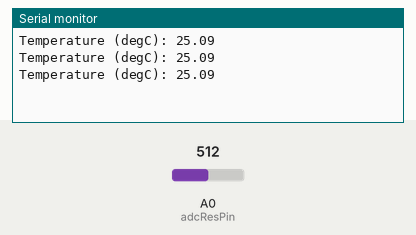
This sketch was run on a simulated Arduino Uno, built with avr-gcc and run on an emulated ATmega328P. Shown: the last lines printed to the serial monitor. Inputs (shaded band) come from the test bench; at power-on: A0 (adcResPin) = 512.

Above: at 1.3 s.
1.4 s: A0 (adcResPin) set to 716
At 1.9 s:
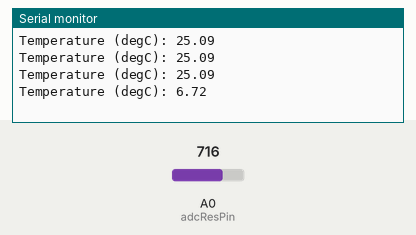
2.9 s: A0 (adcResPin) set to 900
At 3.4 s:
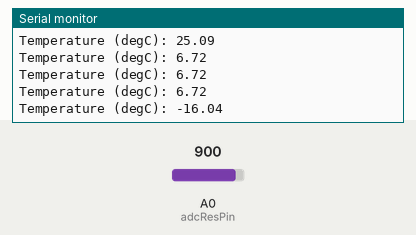
Timing chart, 0 to 5.9 s (numbered marks = the images above; inputs shaded):
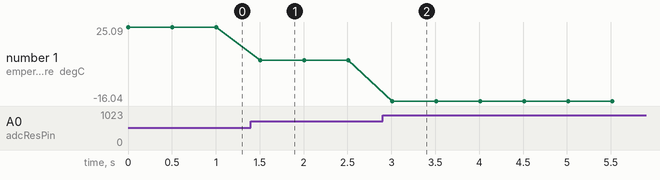

The sketch:

exercise_10.ino
```cpp
/*
 * This routine controls reads the thermistor
 * resistance via a voltage divider and returns
 * the result.
 *
 * Result: Temperature by fitting to -25, 25, print
 *  via Serial Monitor
 */

float resRef = 10.01;  // reference resistance (kOhm)
float resTherm;   // thermistor resistance (kOhm)

int adcResValue;  // variable to store the ADC reading
int adcResPin = A0;  // Pin the thermistor reading is connected to (HEX)

// temperature determination via Steinhard-Hall equation
float fitParamA = 0.002785219503;  // fit parameter a
float fitParamB = 0.000241846138;  // fit parameter b
float fitParamC = 0.000000831227;  // fit parameter c
float temperature;  // Calculated temperature
float KtoC = 273.15;   // how to tranform Kelvin to Celsius


void setup() {
  Serial.begin(9600);  // initialize serial monitor
}

void loop() {
  adcResValue = analogRead(adcResPin);  // read thermistor

  // careful in the next step: make sure the ADC value division
  // takes place as floats! otherwise you might get rounding issues.
  resTherm = resRef / (float(1023) / float(adcResValue) - 1);  // Equation 3.8

  // calculate temperature - equation (3.9)
  temperature = 1 / (
      fitParamA + fitParamB * log(resTherm) + fitParamC * pow(log(resTherm),3)
    ) - KtoC;

  Serial.print("Temperature (degC): ");
  Serial.println(temperature);

  delay(500);  // make it update a bit slower...
}
```

Measured:
- after the input at 1.4 s, the serial monitor: prints a new line after 0.10 s (image 1)
- after the input at 2.9 s, the serial monitor: prints a new line after 0.11 s (image 2)
- plotted number 1: 25.09 → 6.72 after the input at 1.4 s, 6.72 → -16.04 after the input at 2.9 s
